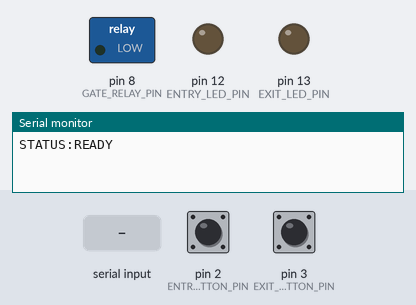
Bench run of a sketch on a simulated Arduino Uno, built with avr-gcc and run on an emulated ATmega328P. On the bench: switched loads named in the sketch (green lamp = pin HIGH), output pins drawn as LEDs (lit = HIGH), the last lines printed to the serial monitor. The test bench sets the inputs (shaded band); at power-on: pin 2 (ENTRY_BUTTON_PIN) HIGH, pin 3 (EXIT_BUTTON_PIN) HIGH.

Above: at 1.2 s.
1.3 s: pin 2 (ENTRY_BUTTON_PIN) pulled LOW for 1 s
At 1.85 s:
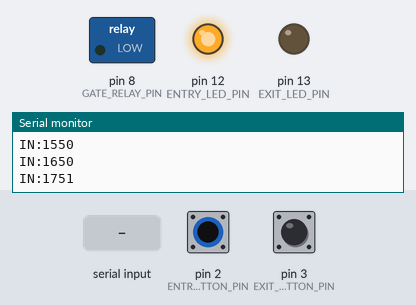
4.3 s: pin 3 (EXIT_BUTTON_PIN) pulled LOW for 3.2 s
At 4.85 s:
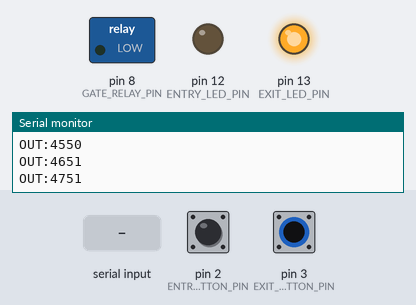
9.0 s: "OPEN_GATE\n" received over Serial
At 9.4 s:
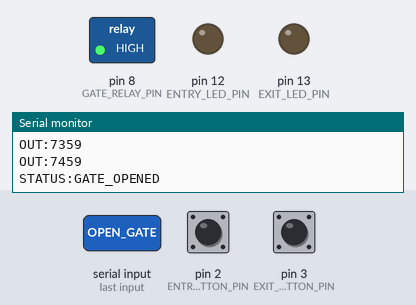
12.0 s: "CLOSE_GATE\n" received over Serial
At 12.9 s:
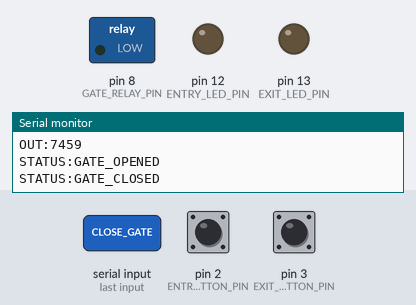
13.5 s: pin 2 (ENTRY_BUTTON_PIN) pulled LOW for 3.2 s
At 14.05 s:
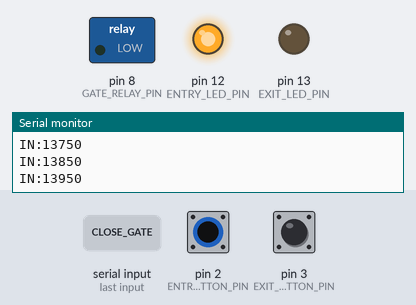
Timing chart, 0 to 18.3 s (numbered marks = the images above; inputs shaded):
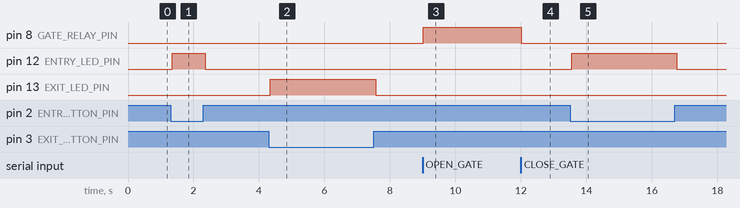

Measured:
- after the input at 1.3 s, pin 12 (ENTRY_LED_PIN): LOW → HIGH after 0.05 s, → LOW 1.0 s later
- after the input at 4.3 s, pin 13 (EXIT_LED_PIN): LOW → HIGH after 0.05 s, → LOW 3.2 s later
- after the input at 9.0 s, pin 8 (GATE_RELAY_PIN): LOW → HIGH at once
- after the input at 12.0 s, pin 8 (GATE_RELAY_PIN): HIGH → LOW at once
- after the input at 13.5 s, pin 12 (ENTRY_LED_PIN): LOW → HIGH after 0.05 s, → LOW 3.2 s later

The sketch:

gate_controller.ino
```cpp
// Pin definitions
const int ENTRY_BUTTON_PIN = 2;
const int EXIT_BUTTON_PIN = 3;
const int GATE_RELAY_PIN = 8;
const int ENTRY_LED_PIN = 12;
const int EXIT_LED_PIN = 13;

// Gate timing constants
const unsigned long GATE_OPEN_TIME = 5000;  // Time gate stays open in milliseconds
const unsigned long DEBOUNCE_DELAY = 50;    // Button debounce delay in milliseconds

// State variables
bool gateOpen = false;
unsigned long gateOpenTime = 0;
unsigned long lastEntryDebounceTime = 0;
unsigned long lastExitDebounceTime = 0;
int lastEntryButtonState = HIGH;
int lastExitButtonState = HIGH;

void setup() {
  // Initialize serial communication
  Serial.begin(9600);

  // Configure pins
  pinMode(ENTRY_BUTTON_PIN, INPUT_PULLUP);
  pinMode(EXIT_BUTTON_PIN, INPUT_PULLUP);
  pinMode(GATE_RELAY_PIN, OUTPUT);
  pinMode(ENTRY_LED_PIN, OUTPUT);
  pinMode(EXIT_LED_PIN, OUTPUT);

  // Initialize gate in closed position
  digitalWrite(GATE_RELAY_PIN, LOW);
  digitalWrite(ENTRY_LED_PIN, LOW);
  digitalWrite(EXIT_LED_PIN, LOW);

  // Send ready signal
  Serial.println("STATUS:READY");
}

void loop() {
  // Check for serial commands
  if (Serial.available() > 0) {
    String command = Serial.readStringUntil('\n');
    handleSerialCommand(command);
  }

  // Handle button inputs with debouncing
  handleEntryButton();
  handleExitButton();

  // Auto-close gate after timeout
  if (gateOpen && (millis() - gateOpenTime >= GATE_OPEN_TIME)) {
    closeGate();
  }
}

void handleSerialCommand(String command) {
  command.trim();

  if (command == "OPEN_GATE") {
    openGate();
  }
  else if (command == "CLOSE_GATE") {
    closeGate();
  }
  else if (command == "STATUS") {
    sendStatus();
  }
}

void handleEntryButton() {
  int reading = digitalRead(ENTRY_BUTTON_PIN);

  if (reading != lastEntryButtonState) {
    lastEntryDebounceTime = millis();
  }

  if ((millis() - lastEntryDebounceTime) > DEBOUNCE_DELAY) {
    if (reading == LOW && !gateOpen) {  // Button pressed and gate is closed
      Serial.println("IN:" + String(millis()));
      digitalWrite(ENTRY_LED_PIN, HIGH);
      delay(100);  // Brief LED flash
      digitalWrite(ENTRY_LED_PIN, LOW);
    }
  }

  lastEntryButtonState = reading;
}

void handleExitButton() {
  int reading = digitalRead(EXIT_BUTTON_PIN);

  if (reading != lastExitButtonState) {
    lastExitDebounceTime = millis();
  }

  if ((millis() - lastExitDebounceTime) > DEBOUNCE_DELAY) {
    if (reading == LOW && !gateOpen) {  // Button pressed and gate is closed
      Serial.println("OUT:" + String(millis()));
      digitalWrite(EXIT_LED_PIN, HIGH);
      delay(100);  // Brief LED flash
      digitalWrite(EXIT_LED_PIN, LOW);
    }
  }

  lastExitButtonState = reading;
}

void openGate() {
  if (!gateOpen) {
    digitalWrite(GATE_RELAY_PIN, HIGH);
    gateOpen = true;
    gateOpenTime = millis();
    Serial.println("STATUS:GATE_OPENED");
  }
}

void closeGate() {
  if (gateOpen) {
    digitalWrite(GATE_RELAY_PIN, LOW);
    gateOpen = false;
    Serial.println("STATUS:GATE_CLOSED");
  }
}

void sendStatus() {
  Serial.println("STATUS:" + String(gateOpen ? "OPEN" : "CLOSED"));
} 
```
